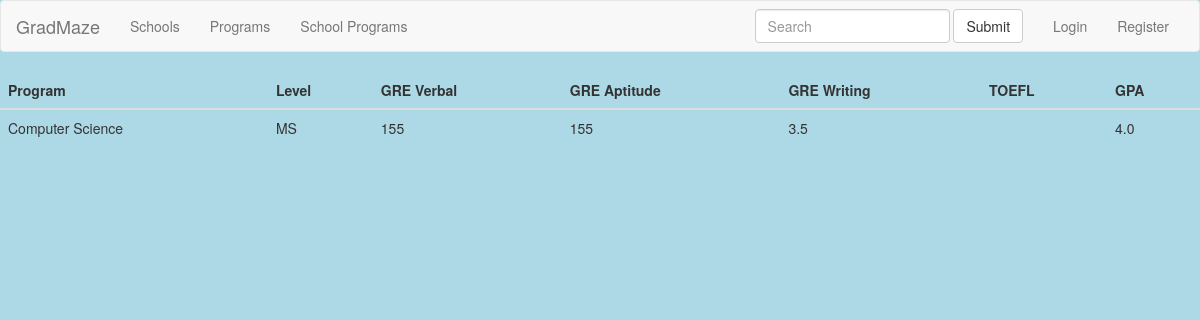
Screenshot of /GradMaze/programs/1 with the database file from the repository.
### main/models.py (models this page shows, shortened)
class Program(models.Model):
    name = models.CharField(max_length=50)
    level = models.CharField(max_length=50)  # Masters/PhD/PSM
    school_level = models.CharField(max_length=50) # Graduate vs Undergraduate
    greverbal = models.IntegerField(null=True)
    greapti = models.IntegerField(null=True)
    grewriting = models.IntegerField(null=True)
    toeflreading = models.IntegerField(null=True)
    toefllistening = models.IntegerField(null=True)
    toeflspeaking = models.IntegerField(null=True)
    toeflwriting = models.IntegerField(null=True)
    gpa = models.FloatField(null=True)

### main/views.py (the view)
# urls.py: url(r'^programs/(?P<pk>\d+)$', views.DetailProgramFromSP.as_view(), name='program-ancher-list'),
class DetailProgramFromSP(DetailView):
    model = Program
    template_name = 'program_ancher_list.html'

### templates/program_ancher_list.html (shortened to what this page needs)
{% extends "base.html" %}
{% block content %}
  <div class="table-responsive">
  <table class="table">
    <thead>
      <tr>
        <th>Program</th>
        <th>Level</th>
        <th>GRE Verbal</th>
        <th>GRE Aptitude</th>
        <th>GRE Writing</th>
        <th>TOEFL</th>
        <th>GPA</th>
      </tr>
    </thead>
    <tbody>
      <tr>
        <td>{{ program.name }}</td>
        <td>{{ program.level }}</td>
        <td>{{ program.greverbal }}</td>
        <td>{{ program.greapti }}</td>
        <td>{{ program.grewriting }}</td>
        <td>{{ program.toefl }}</td>
        <td>{{ program.gpa }}</td>
      </tr>
    </tbody>
  </table>
  </div>
{% endblock %}

### static/css/base.css (style rules this page uses)
html body { background-color: lightblue; }

### rows the page displays
Program: name "Computer Science", level "MS", greverbal "155", greapti "155", grewriting "3.5", gpa "4.0"
